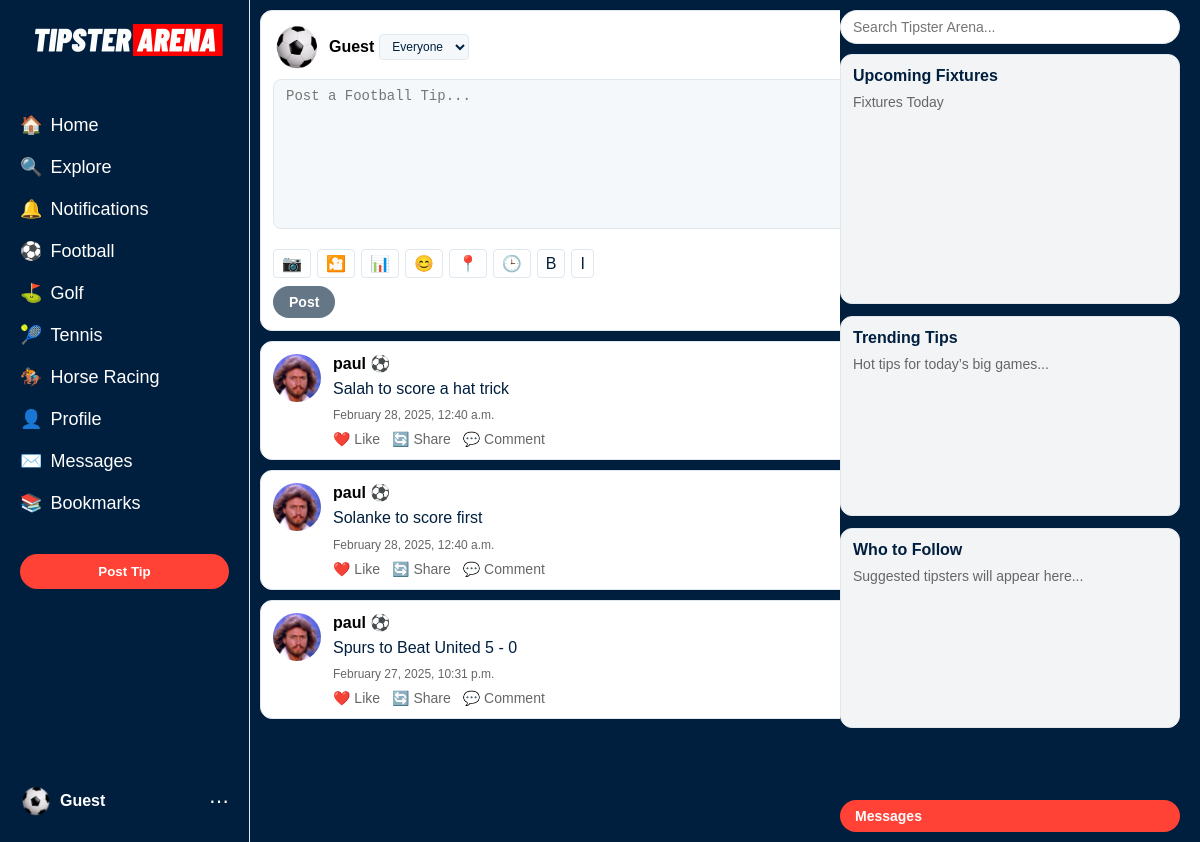
Page /sport/football/ on the committed database.
### core/models.py (models this page shows, shortened)
class Tip(models.Model):
    user = models.ForeignKey(User, on_delete=models.CASCADE)
    sport = models.CharField(max_length=20, choices=[
        ('football', 'Football'),
        ('golf', 'Golf'),
        ('tennis', 'Tennis'),
        ('horse_racing', 'Horse Racing'),
    ])
    text = models.TextField()
    created_at = models.DateTimeField(auto_now_add=True)

class UserProfile(models.Model):
    user = models.OneToOneField(User, on_delete=models.CASCADE)
    avatar = models.ImageField(upload_to='avatars/', blank=True, null=True)
    banner = models.ImageField(upload_to='banners/', blank=True, null=True)
    description = models.TextField(blank=True)
    location = models.CharField(max_length=255, blank=True)
    date_of_birth = models.DateField(blank=True, null=True)

### core/views.py (the view)
# urls.py: path('sport/<str:sport>/', views.sport_view, name='sport'),
def sport_view(request, sport):
    tips = Tip.objects.filter(sport=sport).order_by('-created_at')[:20]  # Latest 20 tips for the sport
    return render(request, f'core/sport_{sport}.html', {'tips': tips, 'sport': sport})

### templates/core/sport_football.html (shortened to what this page needs)
{% extends 'core/base.html' %}
{% load static %}
{% block content %}
    <div class="post-box">
        <div class="post-user">
            {% if request.user.is_authenticated and request.user.userprofile.avatar %}
                <img src="{{ request.user.userprofile.avatar.url }}" alt="User Avatar" class="post-avatar">
            {% else %}
                <img src="{% static 'images/default-avatar.png' %}" alt="User Avatar" class="post-avatar" onerror="this.style.display='none'">
            {% endif %}
            <div class="post-username-container">
                <span class="post-username">{{ request.user.username|default:"Guest" }}</span>
                <select class="post-audience">
                    <option value="everyone">Everyone</option>
                </select>
            </div>
        </div>
        <textarea placeholder="Post a Football Tip..." class="post-input"></textarea>
        <div class="post-actions">
            <button class="post-action-btn">📷</button>
            <button class="post-action-btn">🎦</button>
            <button class="post-action-btn">📊</button>
            <button class="post-action-btn">😊</button>
            <button class="post-action-btn">📍</button>
            <button class="post-action-btn">🕒</button>
            <button class="post-action-btn">B</button>
            <button class="post-action-btn">I</button>
        </div>
        <button class="post-submit">Post</button>
    </div>
    <div class="tip-feed">
        {% for tip in tips %}
            <div class="tip">
                {% if tip.user.userprofile.avatar %}
                    <img src="{{ tip.user.userprofile.avatar.url }}" alt="{{ tip.user.username }} Avatar" class="tip-avatar">
                {% else %}
                    <img src="{% static 'images/default-avatar.png' %}" alt="{{ tip.user.username }} Avatar" class="tip-avatar" onerror="this.style.display='none'">
                {% endif %}
                <div class="tip-content">
                    <strong>{{ tip.user.username }}</strong> ⚽
                    <p>{{ tip.text }}</p>
                    <small>{{ tip.created_at|date:"F j, Y, g:i a" }}</small>
                    <div class="tip-actions">
                        <a href="#" class="tip-action">❤️ Like</a>
                        <a href="#" class="tip-action">🔄 Share</a>
                        <a href="#" class="tip-action">💬 Comment</a>
                    </div>
                </div>
            </div>
        {% empty %}
            <p>No football tips yet. Be the first to post!</p>
        {% endfor %}
    </div>
{% endblock %}
{% block upcoming_events %}
<div class="sidebar-card trending-card">
    <h3>Upcoming Fixtures</h3>
    <p>Fixtures Today</p>
</div>
{% endblock %}
{% block trending_tips %}
<div class="sidebar-card">
    <h3>Trending Tips</h3>
    <p>Hot tips for today’s big games...</p>
</div>
{% endblock %}

### static/css/styles.css (style rules this page uses)
* { margin: 0; padding: 0; box-sizing: border-box; }
body { font-family: Arial, sans-serif; background-color: #001f3f; color: #ffffff; }
.post-action-btn { background-color: #ffffff; border: 1px solid #e1e8ed; border-radius: 4px; padding: 4px 8px; font-size: 16px; color: #001f3f; cursor: pointer; }
.post-actions { margin-top: 8px; display: flex; gap: 6px; flex-wrap: wrap; }
.post-avatar { width: 48px; height: 48px; border-radius: 50%; margin-right: 8px; }
.post-box { background-color: #ffffff; border: 1px solid #e1e8ed; border-radius: 12px; padding: 12px; margin: 0 10px 10px 10px; box-shadow: 0 1px 3px rgba(0, 0, 0, 0.1); color: #001f3f; max-width: 650px; }
.post-input { width: 100%; min-height: 150px; padding: 8px 12px; border: 1px solid #e1e8ed; border-radius: 8px; font-size: 14px; color: #001f3f; resize: vertical; background-color: #f5f8fa; margin-bottom: 8px; }
.post-submit { background-color: #657786; color: #ffffff; border: none; padding: 8px 16px; border-radius: 20px; font-weight: bold; font-size: 14px; cursor: pointer; margin-top: 8px; display: block; width: fit-content; }
.post-user { display: flex; align-items: center; margin-bottom: 8px; }
.post-username { color: #000000; font-weight: 600; font-size: 16px; text-decoration: none; }
.post-username-container { display: flex; align-items: center; gap: 5px; }
.post-audience { background-color: #f5f8fa; border: 1px solid #e1e8ed; border-radius: 4px; padding: 4px 8px; font-size: 12px; color: #001f3f; cursor: pointer; }
.sidebar-card { background-color: rgba(255, 255, 255, 0.95); border: 1px solid #e1e8ed; border-radius: 12px; padding: 12px; margin-bottom: 12px; box-shadow: 0 1px 3px rgba(0, 0, 0, 0.1); min-height: 200px; }
.sidebar-card h3 { color: #001f3f; font-size: 16px; font-weight: 600; margin-bottom: 8px; }
.sidebar-card p { color: #666666; font-size: 14px; line-height: 1.4; }
.tip { background-color: #ffffff; border: 1px solid #e1e8ed; border-radius: 12px; padding: 12px; box-shadow: 0 1px 3px rgba(0, 0, 0, 0.1); margin-bottom: 10px; color: #001f3f; transition: box-shadow 0.2s; display: flex; align-items: flex-start; }
.tip-action { color: #666666; text-decoration: none; font-size: 14px; display: flex; align-items: center; gap: 4px; }
.tip-actions { margin-top: 8px; display: flex; gap: 12px; }
.tip-avatar { width: 48px; height: 48px; border-radius: 50%; margin-right: 12px; flex-shrink: 0; }
.tip-content { flex: 1; }
.tip-feed { max-width: 650px; margin: 0 10px 10px 10px; padding: 0; }
.tip p { margin: 5px 0; line-height: 1.4; }
.tip small { color: #666666; font-size: 12px; }
.tip strong { color: #000000; font-weight: 600; text-decoration: none; }
.trending-card { min-height: 250px; }

### rows in the picture
Tip: user.userprofile.avatar (picture), user.username "paul", text "Salah to score a hat trick", created_at "February 28, 2025, 12:40 a.m."
Tip: user.userprofile.avatar (picture), user.username "paul", text "Solanke to score first", created_at "February 28, 2025, 12:40 a.m."
Tip: user.userprofile.avatar (picture), user.username "paul", text "Spurs to Beat United 5 - 0", created_at "February 27, 2025, 10:31 p.m."

### other values in the picture
{{ request.user.username|default:"Guest" }} "Guest"
